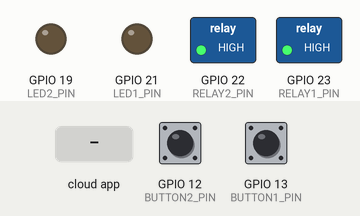
Bench run of a sketch on a simulated ESP32. Shown: switched loads named in the sketch (green lamp = pin HIGH), output pins drawn as LEDs (lit = HIGH). The inputs (shaded band) are chosen by the test bench; at power-on: GPIO 12 (BUTTON2_PIN) HIGH, GPIO 13 (BUTTON1_PIN) HIGH. WiFi joins after 1.5 s; servers stay silent unless stated; what the sketch prints to the serial monitor is not drawn.

Above: at 2.7 s.
2.8 s: the phone or cloud app sets 68d438dd51811ad2b7504752 to 1
At 3.5 s:
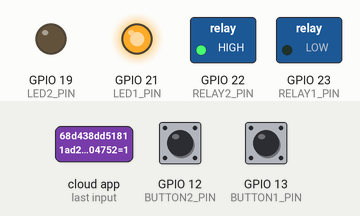
4.3 s: the phone or cloud app sets 68d4394451811ad2b75047d7 to 1
At 4.7 s:
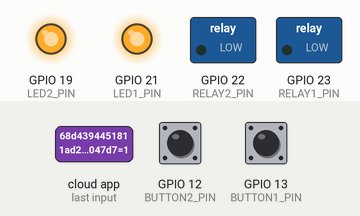
5.8 s: the phone or cloud app sets 68d438dd51811ad2b7504752 to 0
At 7.0 s:
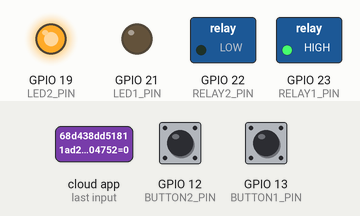
7.3 s: GPIO 12 (BUTTON2_PIN) pulled LOW for 0.15 s
At 8.1 s:
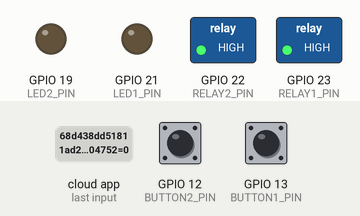
8.9 s: GPIO 12 (BUTTON2_PIN) pulled LOW for 1 s
At 9.4 s:
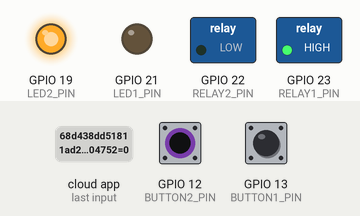
Timing chart, 0 to 11.9 s (numbered marks = the images above; inputs shaded):
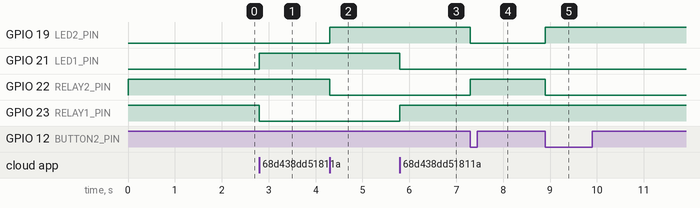

The sketch:

topic1.ino
```cpp
#include <Arduino.h>
#include <WiFi.h>
#include "SinricPro.h"
#include "SinricProSwitch.h"

// ====== WiFi & Sinric Pro Credentials ======
#define WIFI_SSID     "matrix"
#define WIFI_PASS     "135792468"
#define APP_KEY       "6e41d7c9-a153-49f5-9b1e-5e26b27c31eb"
#define APP_SECRET    "4a01b0b8-62aa-4706-8458-e7614c87f710-8d9d90df-ca7b-410b-96e5-dacefc1a21cd"

// Sinric Device IDs (create 2 Switch devices in SinricPro)
#define DEVICE_ID_1   "68d438dd51811ad2b7504752"
#define DEVICE_ID_2   "68d4394451811ad2b75047d7"

// ====== Pin Definitions ======
#define RELAY1_PIN 23
#define RELAY2_PIN 22
#define BUTTON1_PIN 13
#define BUTTON2_PIN 12
#define LED1_PIN   21
#define LED2_PIN   19

#define DEBOUNCE_TIME 250
#define BAUD_RATE 9600

// Track button states for debounce
bool lastBtn1 = HIGH, lastBtn2 = HIGH;
unsigned long lastTime1 = 0, lastTime2 = 0;

// ====== Helper Functions ======
void setRelay(int relayPin, int ledPin, bool state) {
  digitalWrite(relayPin, state ? LOW : HIGH);   // Relay active LOW
  digitalWrite(ledPin, state ? HIGH : LOW);     // LED follows ON/OFF
}

// ====== Sinric Callbacks ======
bool onPowerState1(const String &deviceId, bool &state) {
  Serial.printf("[Sinric] Device1 -> %s\n", state ? "ON" : "OFF");
  setRelay(RELAY1_PIN, LED1_PIN, state);
  return true;
}

bool onPowerState2(const String &deviceId, bool &state) {
  Serial.printf("[Sinric] Device2 -> %s\n", state ? "ON" : "OFF");
  setRelay(RELAY2_PIN, LED2_PIN, state);
  return true;
}

// ====== Setup ======
void setup() {
  Serial.begin(BAUD_RATE);

  pinMode(RELAY1_PIN, OUTPUT);
  pinMode(RELAY2_PIN, OUTPUT);
  pinMode(LED1_PIN, OUTPUT);
  pinMode(LED2_PIN, OUTPUT);
  pinMode(BUTTON1_PIN, INPUT_PULLUP);
  pinMode(BUTTON2_PIN, INPUT_PULLUP);

  // default OFF
  setRelay(RELAY1_PIN, LED1_PIN, false);
  setRelay(RELAY2_PIN, LED2_PIN, false);

  // WiFi
  Serial.println("Connecting to WiFi...");
  WiFi.begin(WIFI_SSID, WIFI_PASS);
  while (WiFi.status() != WL_CONNECTED) {
    delay(500);
    Serial.print(".");
  }
  Serial.print("\nWiFi connected: ");
  Serial.println(WiFi.localIP());

  // Sinric Pro
  SinricProSwitch &switch1 = SinricPro[DEVICE_ID_1];
  SinricProSwitch &switch2 = SinricPro[DEVICE_ID_2];
  switch1.onPowerState(onPowerState1);
  switch2.onPowerState(onPowerState2);

  SinricPro.begin(APP_KEY, APP_SECRET);
  SinricPro.restoreDeviceStates(true);
}

// ====== Loop ======
void loop() {
  SinricPro.handle();
  unsigned long now = millis();

  // --- Button 1 ---
  bool btn1 = digitalRead(BUTTON1_PIN);
  if (btn1 != lastBtn1 && now - lastTime1 > DEBOUNCE_TIME) {
    lastTime1 = now;
    if (btn1 == LOW) { // Pressed
      bool currentState = (digitalRead(RELAY1_PIN) == LOW);
      setRelay(RELAY1_PIN, LED1_PIN, !currentState);
      SinricProSwitch &sw1 = SinricPro[DEVICE_ID_1];
      sw1.sendPowerStateEvent(!currentState);
    }
    lastBtn1 = btn1;
  }

  // --- Button 2 ---
  bool btn2 = digitalRead(BUTTON2_PIN);
  if (btn2 != lastBtn2 && now - lastTime2 > DEBOUNCE_TIME) {
    lastTime2 = now;
    if (btn2 == LOW) {
      bool currentState = (digitalRead(RELAY2_PIN) == LOW);
      setRelay(RELAY2_PIN, LED2_PIN, !currentState);
      SinricProSwitch &sw2 = SinricPro[DEVICE_ID_2];
      sw2.sendPowerStateEvent(!currentState);
    }
    lastBtn2 = btn2;
  }
}
```

Measured:
- after the input at 2.8 s, GPIO 21 (LED1_PIN): LOW → HIGH at once; GPIO 23 (RELAY1_PIN): HIGH → LOW at once
- after the input at 4.3 s, GPIO 19 (LED2_PIN): LOW → HIGH at once; GPIO 22 (RELAY2_PIN): HIGH → LOW at once
- after the input at 5.8 s, GPIO 21 (LED1_PIN): HIGH → LOW at once; GPIO 23 (RELAY1_PIN): LOW → HIGH at once
- after the input at 7.3 s, GPIO 19 (LED2_PIN): HIGH → LOW at once; GPIO 22 (RELAY2_PIN): LOW → HIGH at once
- after the input at 8.9 s, GPIO 19 (LED2_PIN): LOW → HIGH at once; GPIO 22 (RELAY2_PIN): HIGH → LOW at once
